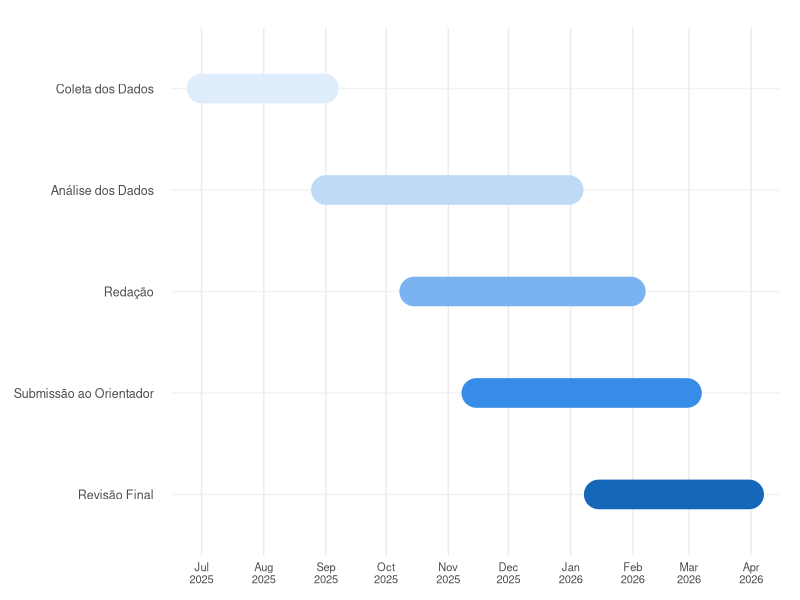

This chart was generated by the following R code:
## ---- chunk 1
#| label: fig-cronograma
#| fig-cap: "Cronograma das etapas para execução do projeto."
#| fig-align: center
#| fig-width: 8
#| fig-height: 3.8
#| out-width: 100%

# pacotes necessarios
library(tidyverse)
library(ggplot2)

# tarefas individuais e prazos salvos em uma data frame
tasks <- data.frame(
  Task = c(
    "Coleta dos Dados",
    "Análise dos Dados",
    "Redação",
    "Submissão ao Orientador",
    "Revisão Final"
  ),
  StartDate = as.Date(
    c(
      "2025-07-01",     # Coleta começa em julho/2025
      "2025-09-01",     # Análise começa em setembro/2025
      "2025-10-15",     # Redação começa em outubro/2025
      "2025-11-15",     # Submissão começa em novembro/2025
      "2026-01-15"      # Revisão Final começa em janeiro/2026
    )
  ),
  EndDate = as.Date(
    c(
      "2025-08-31",     # Coleta termina em agosto/2025
      "2025-12-31",     # Análise termina em dezembro/2025
      "2026-01-31",     # Redação termina em janeiro/2026
      "2026-02-28",     # Submissão termina em fevereiro/2026
      "2026-03-31"      # Revisão termina em março/2026
    )
  )
)

# Calcula a duração total do projeto para ajustar as margens
project_start <- min(tasks$StartDate)
project_end <- max(tasks$EndDate)
date_range <- c(project_start - 15, project_end + 15)  # margem de 15 dias

# Cores para as tarefas
colors <- c("#deecfb", "#bedaf7", "#7ab3ef", "#368ce7", "#1666ba")

# Cria o gráfico
ggplot(tasks, aes(x = StartDate, xend = EndDate, y = fct_rev(fct_inorder(Task)), yend = Task)) + 
  # Adiciona linhas verticais para os meses
  geom_vline(
    xintercept = seq(as.Date("2025-07-01"), as.Date("2026-04-01"), by = "1 month"), 
    color = "gray92", linewidth = 0.5
  ) +
  
  # Adiciona as barras com tamanho reduzido
  geom_segment(linewidth = 10, color = colors, lineend = "round") +
  
  # Melhora as escalas do eixo X
  scale_x_date(
    limits = date_range,
    date_breaks = "1 month",
    date_labels = "%b\n%Y", 
    expand = c(0, 0)
  ) +
  
  # Configura títulos
  labs(
    title = NULL,
    x = NULL,
    y = NULL
  ) + 
  
  # Personaliza o tema
  theme_minimal() + 
  theme(
    legend.position = "none",
    panel.grid.major.x = element_blank(),
    panel.grid.minor = element_blank(),
    panel.grid.major.y = element_line(color = "gray95"),
    axis.text.x = element_text(size = 8),
    axis.text.y = element_text(size = 9, margin = margin(r = 10)),
    plot.margin = margin(t = 20, r = 15, b = 10, l = 10)
  )
